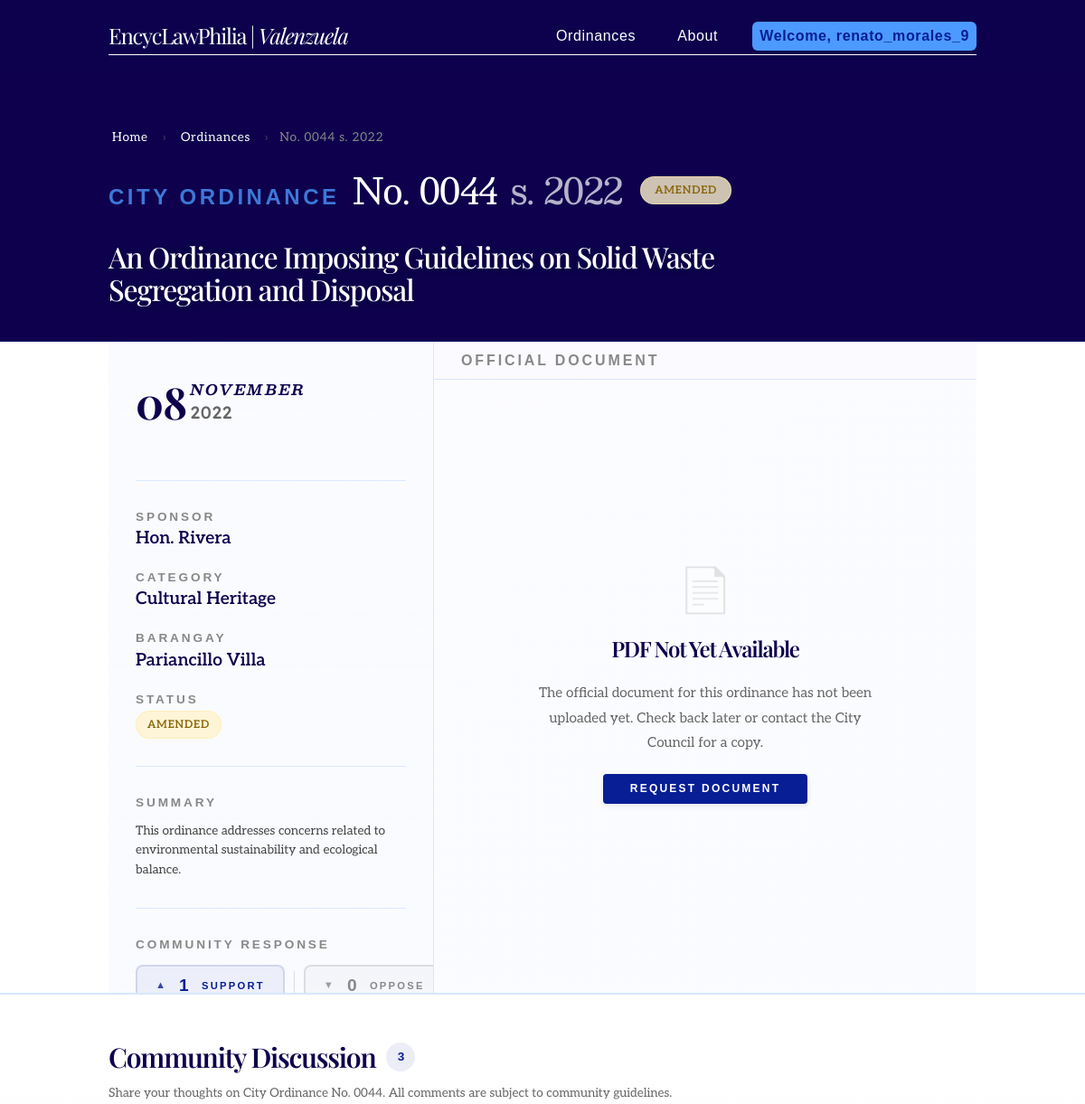
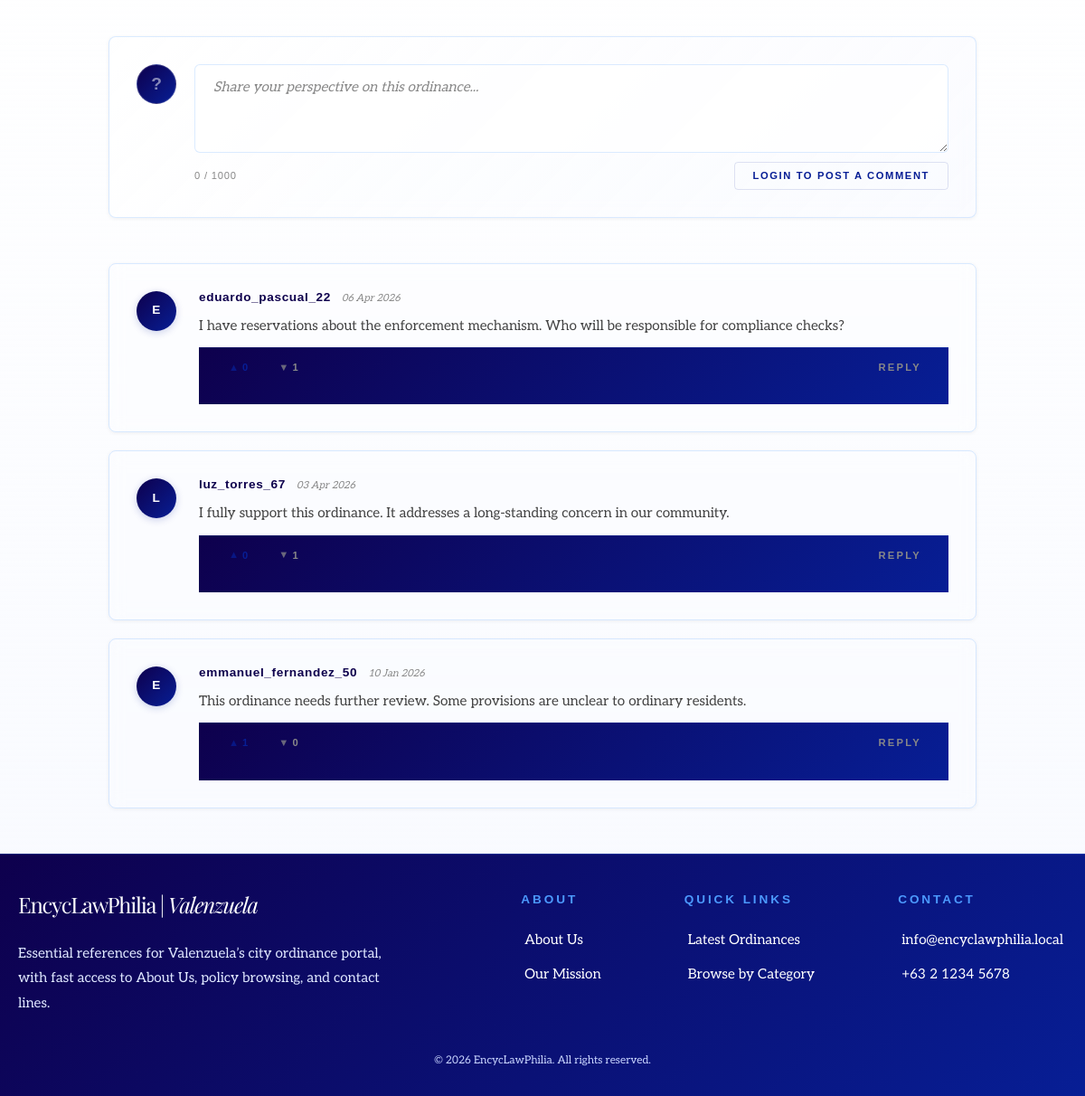
Screenshot of /ordinance.php?id=44 (signed in) with the database file from the repository (2 pictures, top to bottom).
### tables this page shows
CREATE TABLE Ordinances (
    ordinance_id        INT             NOT NULL AUTO_INCREMENT,
    ordinance_number    VARCHAR(50)     NOT NULL,
    title               VARCHAR(255)    NOT NULL,
    author_sponsor      VARCHAR(150)    NOT NULL,
    series_year         VARCHAR(10)     NOT NULL,
    category_id         INT                 NULL,    
    barangay_id         INT                 NULL,    
    status              ENUM(
                            'Pending',
                            'Active',
                            'Repealed',
                            'Amended'
                        )               NOT NULL DEFAULT 'Pending',  
    date_enacted        DATETIME            NULL,    
    pdf_file            VARCHAR(255)        NULL,    
    created_at          DATETIME        NOT NULL DEFAULT CURRENT_TIMESTAMP,
    updated_at          DATETIME        NOT NULL DEFAULT CURRENT_TIMESTAMP
                                        ON UPDATE CURRENT_TIMESTAMP,
    summary             TEXT                NULL,    
    full_text           LONGTEXT            NULL,    
    archived_at         DATETIME            NULL,    

    CONSTRAINT pk_ordinances        PRIMARY KEY (ordinance_id),
    CONSTRAINT uq_ordinances_number UNIQUE (ordinance_number),
    CONSTRAINT fk_ordinances_category
        FOREIGN KEY (category_id) REFERENCES Categories (category_id)
        ON UPDATE CASCADE ON DELETE SET NULL,
    CONSTRAINT fk_ordinances_barangay
        FOREIGN KEY (barangay_id) REFERENCES Barangays (barangay_id)
        ON UPDATE CASCADE ON DELETE SET NULL
);

CREATE TABLE Categories (
    category_id     INT             NOT NULL AUTO_INCREMENT,
    category_name   VARCHAR(100)    NOT NULL,
    description     TEXT                NULL,

    CONSTRAINT pk_categories      PRIMARY KEY (category_id),
    CONSTRAINT uq_categories_name UNIQUE (category_name)
);

CREATE TABLE Comments (
    comment_id      INT         NOT NULL AUTO_INCREMENT,
    ordinance_id    INT         NOT NULL,
    user_id         INT         NOT NULL,
    comment_text    TEXT        NOT NULL,
    created_at      DATETIME    NOT NULL DEFAULT CURRENT_TIMESTAMP,

    CONSTRAINT pk_comments PRIMARY KEY (comment_id),
    CONSTRAINT fk_comments_ordinance
        FOREIGN KEY (ordinance_id) REFERENCES Ordinances (ordinance_id)
        ON UPDATE CASCADE ON DELETE RESTRICT,
    CONSTRAINT fk_comments_user
        FOREIGN KEY (user_id) REFERENCES Users (user_id)
        ON UPDATE CASCADE ON DELETE CASCADE
);

CREATE TABLE Users (
    user_id         INT             NOT NULL AUTO_INCREMENT,
    username        VARCHAR(100)    NOT NULL,
    email           VARCHAR(150)    NOT NULL,
    password_hash   VARCHAR(255)    NOT NULL,
    role_id         INT             NOT NULL,
    created_at      DATETIME        NOT NULL DEFAULT CURRENT_TIMESTAMP,
    updated_at      DATETIME        NOT NULL DEFAULT CURRENT_TIMESTAMP
                                    ON UPDATE CURRENT_TIMESTAMP,
    deleted_at      DATETIME            NULL,

    CONSTRAINT pk_users          PRIMARY KEY (user_id),
    CONSTRAINT uq_users_username UNIQUE (username),
    CONSTRAINT uq_users_email    UNIQUE (email),
    CONSTRAINT fk_users_role
        FOREIGN KEY (role_id) REFERENCES Roles (role_id)
        ON UPDATE CASCADE ON DELETE RESTRICT
);

### ordinance.php (the view, shortened to what the rows shown need)
<?php
require_once 'php/procedures.php';
$ordinance_id = isset($_GET['id']) ? (int) trim($_GET['id']) : 0;
$pdo       = getDatabaseConnection();
$ordinance = getOrdinanceById($pdo, $ordinance_id);
$comments = getOrdinanceComments($pdo, $ordinance_id);
$currentPage = "ordinance";
$status_map = [
    'enacted'  => ['label' => 'Enacted',  'class' => 'passed'],
    'pending'  => ['label' => 'Pending',  'class' => 'pending'],
    'draft'    => ['label' => 'Draft',    'class' => 'in-progress'],
    'repealed' => ['label' => 'Repealed', 'class' => 'rejected'],
];
$status_display = $status_map[$ordinance['status']] ?? ['label' => ucfirst($ordinance['status']), 'class' => 'pending'];
require_once 'fragments/head.php';
?>
<body class="<?php echo htmlspecialchars($currentPage, ENT_QUOTES, 'UTF-8'); ?>">
    <?php require_once 'fragments/header.php'; ?>
    <main class="ordinance-page">
        <div class="subhero ordinance-subhero">
            <div class="subhero-content">
                <nav class="breadcrumb" aria-label="Breadcrumb">
                    <a href="index.php">Home</a>
                    <span class="separator" aria-hidden="true">›</span>
                    <a href="browse.php">Ordinances</a>
                    <span class="separator" aria-hidden="true">›</span>
                    <span aria-current="page">
                        No. <?php echo htmlspecialchars($ordinance['ordinance_number'], ENT_QUOTES, 'UTF-8'); ?>
                        s. <?php echo htmlspecialchars($ordinance['series_year'], ENT_QUOTES, 'UTF-8'); ?>
                    </span>
                </nav>
                <div class="ordinance-subhero-meta">
                    <div class="ordinance-subhero-id">
                        <span class="card-type">City Ordinance</span>
                        <span class="numeral-and-series ordinance-numeral">
                            No. <?php echo htmlspecialchars($ordinance['ordinance_number'], ENT_QUOTES, 'UTF-8'); ?>
                            <span class="series-year">s. <?php echo htmlspecialchars($ordinance['series_year'], ENT_QUOTES, 'UTF-8'); ?></span>
                        </span>
                    </div>
                    <span class="status-badge <?php echo htmlspecialchars($status_display['class'], ENT_QUOTES, 'UTF-8'); ?> status-badge--hero">
                        <?php echo htmlspecialchars($status_display['label'], ENT_QUOTES, 'UTF-8'); ?>
                    </span>
                </div>
                <h1 class="ordinance-title">
                    <?php echo htmlspecialchars($ordinance['title'], ENT_QUOTES, 'UTF-8'); ?>
                </h1>
            </div>
        </div>
        <div class="ordinance-split">
            <aside class="ordinance-info-col">
                <dl class="ord-meta-list">
                    <div class="ord-meta-item">
                        <dt>Sponsor</dt>
                        <dd><?php echo htmlspecialchars($ordinance['author_sponsor'], ENT_QUOTES, 'UTF-8'); ?></dd>
                    </div>
                    <div class="ord-meta-item">
                        <dt>Category</dt>
                        <dd><?php echo htmlspecialchars($ordinance['category_name'], ENT_QUOTES, 'UTF-8'); ?></dd>
                    </div>
                    <div class="ord-meta-item">
                        <dd>
                            <span class="status-badge <?php echo htmlspecialchars($status_display['class'], ENT_QUOTES, 'UTF-8'); ?>">
                                <?php echo htmlspecialchars($status_display['label'], ENT_QUOTES, 'UTF-8'); ?>
                            </span>
                        </dd>
                    </div>
                </dl>
                <div class="ord-summary">
                    <h2 class="ord-section-label">Summary</h2>
                    <p><?php echo htmlspecialchars($ordinance['summary'], ENT_QUOTES, 'UTF-8'); ?></p>
                </div>
            </aside>
        </div>
        <section class="ord-comments-section" id="comments" aria-labelledby="comments-heading">
            <div class="ord-comments-header">
                <h2 id="comments-heading" class="ord-comments-title">
                    Community Discussion
                    <span class="ord-comments-count"><?php echo count($comments); ?></span>
                </h2>
            </div>
            <div class="ord-comment-feed" id="comment-feed" role="feed" aria-label="Comments">
                <?php if (!empty($comments)): ?>
                    <?php foreach ($comments as $comment): ?>
                        <?php
                        $name_parts = explode(' ', $comment['username']);
                        $initials   = strtoupper(
                            substr($name_parts[0], 0, 1) .
                            (count($name_parts) > 1 ? substr(end($name_parts), 0, 1) : '')
                        );
                        $comment_ts  = strtotime($comment['created_at']);
                        $comment_ago = date('d M Y', $comment_ts);
                        ?>
                        <article
                            class="ord-comment-card"
                            id="comment-<?php echo (int)$comment['comment_id']; ?>"
                            aria-label="Comment by <?php echo htmlspecialchars($comment['username'], ENT_QUOTES, 'UTF-8'); ?>">
                            <div class="ord-comment-avatar" aria-hidden="true">
                                <?php echo htmlspecialchars($initials, ENT_QUOTES, 'UTF-8'); ?>
                            </div>
                            <div class="ord-comment-body">
                                <header class="ord-comment-meta">
                                    <span class="ord-comment-author">
                                        <?php echo htmlspecialchars($comment['username'], ENT_QUOTES, 'UTF-8'); ?>
                                    </span>
                                    <time
                                        class="ord-comment-time"
                                        datetime="<?php echo htmlspecialchars($comment['created_at'], ENT_QUOTES, 'UTF-8'); ?>">
                                        <?php echo htmlspecialchars($comment_ago, ENT_QUOTES, 'UTF-8'); ?>
                                    </time>
                                </header>
                                <p class="ord-comment-text">
                                    <?php echo htmlspecialchars($comment['comment_text'], ENT_QUOTES, 'UTF-8'); ?>
                                </p>
                                <footer class="ord-comment-footer">
                                    <div class="ord-comment-reactions">
                                        <button
                                            class="ord-comment-react-btn ord-comment-react-btn--like"
                                            aria-label="Like comment by <?php echo htmlspecialchars($comment['username'], ENT_QUOTES, 'UTF-8'); ?>"
                                            data-comment-id="<?php echo (int)$comment['comment_id']; ?>">
                                            <span aria-hidden="true">▲</span>
                                            <span class="ord-comment-react-count">
                                                <?php echo htmlspecialchars($comment['like_count'], ENT_QUOTES, 'UTF-8'); ?>
                                            </span>
                                        </button>
                                        <button
                                            class="ord-comment-react-btn ord-comment-react-btn--dislike"
                                            aria-label="Dislike comment by <?php echo htmlspecialchars($comment['username'], ENT_QUOTES, 'UTF-8'); ?>"
                                            data-comment-id="<?php echo (int)$comment['comment_id']; ?>">
                                            <span aria-hidden="true">▼</span>
                                            <span class="ord-comment-react-count">
                                                <?php echo htmlspecialchars($comment['dislike_count'], ENT_QUOTES, 'UTF-8'); ?>
                                            </span>
                                        </button>
                                    </div>
                                    <button class="ord-comment-reply-btn" aria-label="Reply to this comment">
                                        Reply
                                    </button>
                                </footer>
                            </div>
                        </article>
                    <?php endforeach; ?>
                <?php else: ?>
                    <div class="ord-comments-empty" role="status">
                        <p>No comments yet. Be the first to share your perspective.</p>
                    </div>
                <?php endif; ?>
            </div>
        </section>
    </main>
    <?php require_once 'fragments/footer.php'; ?>
</body>
</html>

### rows the page displays
ordinances: series_year "2022", status "AMENDED", title "An Ordinance Imposing Guidelines on Solid Waste Segregation and Disposal", author_sponsor "Hon. Rivera", category.category_name "Cultural Heritage", summary "This ordinance addresses concerns related to environmental sustainability and ecological balance."
comments: user.username "E", user.username "eduardo_pascual_22", created_at "06 Apr 2026", comment_text "I have reservations about the enforcement mechanism. Who will be responsible for compliance checks?", like_count "0", dislike_count "1"
comments: user.username "L", user.username "luz_torres_67", created_at "03 Apr 2026", comment_text "I fully support this ordinance. It addresses a long-standing concern in our community.", like_count "0", dislike_count "1"
comments: user.username "E", user.username "emmanuel_fernandez_50", created_at "10 Jan 2026", comment_text "This ordinance needs further review. Some provisions are unclear to ordinary residents.", like_count "1", dislike_count "0"

### other values shown
$_SESSION['username'] "renato_morales_9"
$ordinance['ordinance_number'] "0044"
$ordinance['enactment_day'] "08"
$ordinance['enactment_month'] "NOVEMBER"
$ordinance['enactment_year'] "2022"
$ordinance['barangay_name'] "Pariancillo Villa"
$ordinance['like_count'] "1"
$ordinance['dislike_count'] "0"
count($comments) "3"
